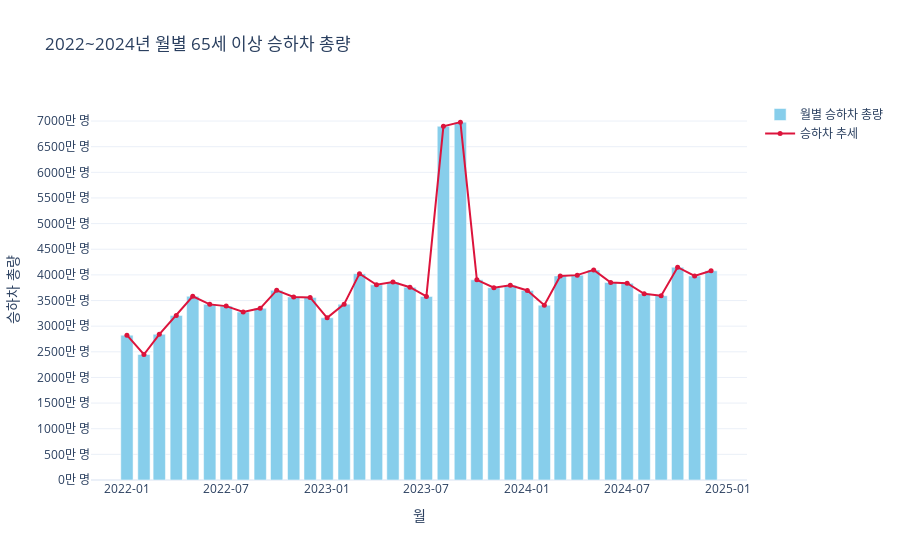

Here is the notebook cell this chart was saved with:
### Code cell
# ---------------------------
# 1. 시간대 컬럼 정의
# ---------------------------
time_cols = [
    '06시간대이전', '06-07시간대', '07-08시간대', '08-09시간대', '09-10시간대',
    '10-11시간대', '11-12시간대', '12-13시간대', '13-14시간대', '14-15시간대',
    '15-16시간대', '16-17시간대', '17-18시간대', '18-19시간대', '19-20시간대',
    '20-21시간대', '21-22시간대', '22-23시간대', '23-24시간대', '24시간대이후'
]

# ---------------------------
# 2. 일일총승객수 컬럼 생성
# ---------------------------
def add_total_passengers(df):
    for col in time_cols:
        df[col] = pd.to_numeric(df[col], errors='coerce').fillna(0)
    df['일일총승객수'] = df[time_cols].sum(axis=1)
    return df

# 적용
senior22_df = add_total_passengers(senior22_df)
senior23_df = add_total_passengers(senior23_df)
senior24_df = add_total_passengers(senior24_df)

# ---------------------------
# 3. 날짜 컬럼 datetime 변환
# ---------------------------
for df in [senior22_df, senior23_df, senior24_df]:
    df['수송일자'] = pd.to_datetime(df['수송일자'])

# ---------------------------
# 4. 월 단위 합계 계산
# ---------------------------
def monthly_sum(df):
    df_month = df.groupby(df['수송일자'].dt.to_period('M'))['일일총승객수'].sum()
    df_month.index = df_month.index.to_timestamp()
    return df_month

senior22_month = monthly_sum(senior22_df)
senior23_month = monthly_sum(senior23_df)
senior24_month = monthly_sum(senior24_df)

# 2022년 1월 ~ 2024년 12월 월별 합치기
all_month = pd.concat([senior22_month, senior23_month, senior24_month])
all_month = all_month.sort_index()

# ---------------------------
# 5. 그래프 그리기 (막대+선)
# ---------------------------
fig = go.Figure()

# 막대그래프
fig.add_trace(go.Bar(
    x=all_month.index,
    y=all_month.values,
    name='월별 승하차 총량',
    marker_color='skyblue'
))

# 상단 선 연결
fig.add_trace(go.Scatter(
    x=all_month.index,
    y=all_month.values,
    mode='lines+markers',
    name='승하차 추세',
    line=dict(color='crimson', width=2),
    marker=dict(size=5)
))

# ---------------------------
# 6. y축 눈금 만 명 단위로 설정
# ---------------------------
y_max = all_month.max()*1.1
tick_vals = np.arange(0, y_max, 5000000)  # 500만 단위
tick_texts = [f"{int(v/10000)}만 명" for v in tick_vals]

fig.update_layout(
    title="2022~2024년 월별 65세 이상 승하차 총량",
    xaxis_title="월",
    yaxis_title="승하차 총량",
    yaxis=dict(
        tickmode='array',
        tickvals=tick_vals,
        ticktext=tick_texts
    ),
    template="plotly_white",
    xaxis=dict(tickformat="%Y-%m")  # x축 월 표시
)

fig.show()

### Figure 1 — Plotly figure (JSON) as saved in the notebook; plotly's stock layout.template omitted (floating-point values rounded to 4 significant figures)
{"data": [{"marker": {"color": "skyblue"}, "name": "월별 승하차 총량", "type": "bar", "x": ["2022-01-01T00:00:00", "2022-02-01T00:00:00", "2022-03-01T00:00:00", "2022-04-01T00:00:00", "2022-05-01T00:00:00", "2022-06-01T00:00:00", "2022-07-01T00:00:00", "2022-08-01T00:00:00", "2022-09-01T00:00:00", "2022-10-01T00:00:00", "2022-11-01T00:00:00", "2022-12-01T00:00:00", "2023-01-01T00:00:00", "2023-02-01T00:00:00", "2023-03-01T00:00:00", "2023-04-01T00:00:00", "2023-05-01T00:00:00", "2023-06-01T00:00:00", "2023-07-01T00:00:00", "2023-08-01T00:00:00", "2023-09-01T00:00:00", "2023-10-01T00:00:00", "2023-11-01T00:00:00", "2023-12-01T00:00:00", "2024-01-01T00:00:00", "2024-02-01T00:00:00", "2024-03-01T00:00:00", "2024-04-01T00:00:00", "2024-05-01T00:00:00", "2024-06-01T00:00:00", "2024-07-01T00:00:00", "2024-08-01T00:00:00", "2024-09-01T00:00:00", "2024-10-01T00:00:00", "2024-11-01T00:00:00", "2024-12-01T00:00:00"], "y": [28237012, 24473414, 28415411, 32100619, 35822030, 34249942, 33908496, 32756990, 33478952, 36979499, 35703901, 35605784, 31634022, 34296035, 40244322, 38062301, 38601643, 37601156, 35796670, 68972245, 69788887, 39041338, 37501349, 37983262, 36960601, 34075877, 39793665, 39950712, 40968663, 38513837, 38370329, 36315372, 35947256, 41492466, 39788325, 40804850]}, {"line": {"color": "crimson", "width": 2}, "marker": {"size": 5}, "mode": "lines+markers", "name": "승하차 추세", "type": "scatter", "x": ["2022-01-01T00:00:00", "2022-02-01T00:00:00", "2022-03-01T00:00:00", "2022-04-01T00:00:00", "2022-05-01T00:00:00", "2022-06-01T00:00:00", "2022-07-01T00:00:00", "2022-08-01T00:00:00", "2022-09-01T00:00:00", "2022-10-01T00:00:00", "2022-11-01T00:00:00", "2022-12-01T00:00:00", "2023-01-01T00:00:00", "2023-02-01T00:00:00", "2023-03-01T00:00:00", "2023-04-01T00:00:00", "2023-05-01T00:00:00", "2023-06-01T00:00:00", "2023-07-01T00:00:00", "2023-08-01T00:00:00", "2023-09-01T00:00:00", "2023-10-01T00:00:00", "2023-11-01T00:00:00", "2023-12-01T00:00:00", "2024-01-01T00:00:00", "2024-02-01T00:00:00", "2024-03-01T00:00:00", "2024-04-01T00:00:00", "2024-05-01T00:00:00", "2024-06-01T00:00:00", "2024-07-01T00:00:00", "2024-08-01T00:00:00", "2024-09-01T00:00:00", "2024-10-01T00:00:00", "2024-11-01T00:00:00", "2024-12-01T00:00:00"], "y": [28237012, 24473414, 28415411, 32100619, 35822030, 34249942, 33908496, 32756990, 33478952, 36979499, 35703901, 35605784, 31634022, 34296035, 40244322, 38062301, 38601643, 37601156, 35796670, 68972245, 69788887, 39041338, 37501349, 37983262, 36960601, 34075877, 39793665, 39950712, 40968663, 38513837, 38370329, 36315372, 35947256, 41492466, 39788325, 40804850]}], "layout": {"title": {"text": "2022~2024년 월별 65세 이상 승하차 총량"}, "xaxis": {"tickformat": "%Y-%m", "title": {"text": "월"}}, "yaxis": {"tickmode": "array", "ticktext": ["0만 명", "500만 명", "1000만 명", "1500만 명", "2000만 명", "2500만 명", "3000만 명", "3500만 명", "4000만 명", "4500만 명", "5000만 명", "5500만 명", "6000만 명", "6500만 명", "7000만 명", "7500만 명"], "tickvals": [0, 5000000, 10000000, 15000000, 20000000, 25000000, 30000000, 35000000, 40000000, 45000000, 50000000, 55000000, 60000000, 65000000, 70000000, 75000000], "title": {"text": "승하차 총량"}}}}
